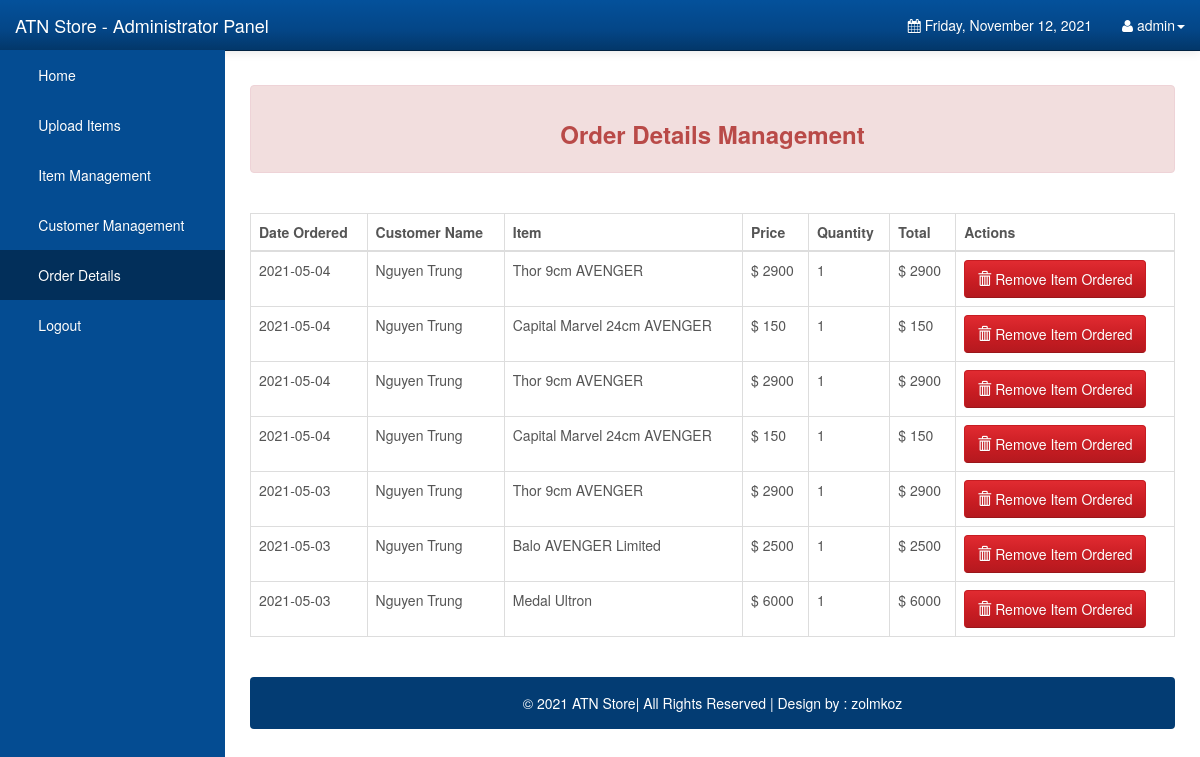
/Admin/orderdetails.php (signed in), run on an earlier commit of the app's database.
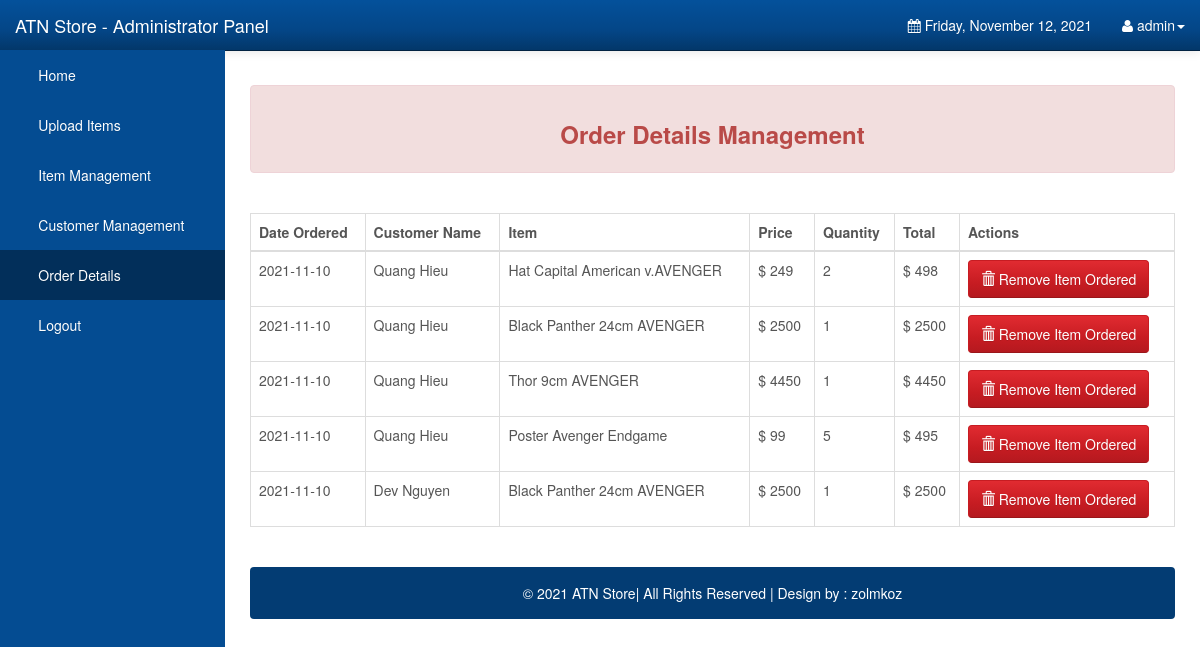
And on a later commit of the database.
### tables this page shows
CREATE TABLE IF NOT EXISTS `orderdetails` (
  `order_id` int(10) unsigned NOT NULL AUTO_INCREMENT,
  `user_id` int(11) NOT NULL DEFAULT '0',
  `order_name` varchar(1000) NOT NULL DEFAULT '',
  `order_price` double NOT NULL DEFAULT '0',
  `order_quantity` int(10) unsigned NOT NULL DEFAULT '0',
  `order_total` double NOT NULL DEFAULT '0',
  `order_status` varchar(45) NOT NULL DEFAULT '',
  `order_date` date NOT NULL DEFAULT '0000-00-00',
  PRIMARY KEY (`order_id`),
  KEY `FK_orderdetails_1` (`user_id`),
  CONSTRAINT `FK_orderdetails_1` FOREIGN KEY (`user_id`) REFERENCES `users` (`user_id`) ON DELETE CASCADE ON UPDATE CASCADE
);

CREATE TABLE IF NOT EXISTS `users` (
  `user_id` int(11) NOT NULL AUTO_INCREMENT,
  `user_email` varchar(1000) NOT NULL,
  `user_password` varchar(1000) NOT NULL,
  `user_firstname` varchar(1000) NOT NULL,
  `user_lastname` varchar(1000) NOT NULL,
  `user_address` varchar(1000) NOT NULL,
  PRIMARY KEY (`user_id`)
);

### Admin/orderdetails.php (the view, shortened to what the changed rows need)
<!DOCTYPE html>
<html lang="en">
<head>
    <link rel="stylesheet" type="text/css" href="bootstrap/css/bootstrap.min.css" />
    <link rel="stylesheet" type="text/css" href="font-awesome/css/font-awesome.min.css" />
    <link rel="stylesheet" type="text/css" href="css/local.css" />
</head>
<body>
    <div id="wrapper">
                        <a href="#" class="dropdown-toggle" data-toggle="dropdown"><i class="fa fa-user"></i> <?php extract($_SESSION);
                                                                                                                echo $admin_username; ?><b class="caret"></b></a>
        <div id="page-wrapper">
            <br />
            <div class="table-responsive">
                <table class="display table table-bordered" id="example" cellspacing="0" width="100%">
                    <thead>
                        <tr>
                            <th>Date Ordered</th>
                            <th>Customer Name</th>
                            <th>Item</th>
                            <th>Price</th>
                            <th>Quantity</th>
                            <th>Total</th>
                            <th>Actions</th>
                        </tr>
                    </thead>
                    <tbody>
                        <?php
                        include("config.php");
                        $stmt = $DB_con->prepare('select order_id, order_date,users.user_firstname, users.user_lastname, order_name, order_price, order_quantity, order_total from orderdetails, users where orderdetails.user_id=users.user_id and order_status="Ordered" order by order_date desc');
                        $stmt->execute();
                        if ($stmt->rowCount() > 0) {
                            while ($row = $stmt->fetch(PDO::FETCH_ASSOC)) {
                                extract($row);
                        ?>
                                <tr>
                                    <td><?php echo $order_date; ?></td>
                                    <td><?php echo $user_firstname; ?> <?php echo $user_lastname; ?></td>
                                    <td><?php echo $order_name; ?></td>
                                    <td>&#36; <?php echo $order_price; ?></td>
                                    <td><?php echo $order_quantity; ?></td>
                                    <td>&#36; <?php echo $order_total; ?></td>
                                    <td>
                                        <a class="btn btn-danger" href="?delete_id=<?php echo $row['order_id']; ?>" title="click for delete" onclick="return confirm('Are you sure to remove this item ordered?')">
                                            <span class='glyphicon glyphicon-trash'></span>
                                            Remove Item Ordered</a>
                                    </td>
                                </tr>
                            <?php
                            }
                            echo "</tbody>";
                            echo "</table>";
                            echo "</div>";
                            echo "<br />";
                            echo '<div class="alert alert-default" style="background-color:#033c73;">
                       <p style="color:white;text-align:center;">
                       &copy 2021 ATN Store| All Rights Reserved |  Design by : zolmkoz
						</p>
                    </div>
	</div>';
                            echo "</div>";
                        }
                        ?>
</body>
</html>

What changed in the data, as far as the page shows it:
no longer on this page (row edited): orderdetails: order_date "2021-05-04", user.user_firstname "Nguyen", user.user_lastname "Trung", order_name "Thor 9cm AVENGER", order_price "2900", order_quantity "1", order_total "2900"
no longer on this page (row edited): orderdetails: order_date "2021-05-04", user.user_firstname "Nguyen", user.user_lastname "Trung", order_name "Capital Marvel 24cm AVENGER", order_price "150", order_quantity "1", order_total "150"
no longer on this page (row edited): orderdetails: order_date "2021-05-04", user.user_firstname "Nguyen", user.user_lastname "Trung", order_name "Thor 9cm AVENGER", order_price "2900", order_quantity "1", order_total "2900"
no longer on this page (row edited): orderdetails: order_date "2021-05-04", user.user_firstname "Nguyen", user.user_lastname "Trung", order_name "Capital Marvel 24cm AVENGER", order_price "150", order_quantity "1", order_total "150"
no longer on this page (row edited): orderdetails: order_date "2021-05-03", user.user_firstname "Nguyen", user.user_lastname "Trung", order_name "Thor 9cm AVENGER", order_price "2900", order_quantity "1", order_total "2900"
no longer on this page (row edited): orderdetails: order_date "2021-05-03", user.user_firstname "Nguyen", user.user_lastname "Trung", order_name "Balo AVENGER Limited", order_price "2500", order_quantity "1", order_total "2500"
no longer on this page (row edited): orderdetails: order_date "2021-05-03", user.user_firstname "Nguyen", user.user_lastname "Trung", order_name "Medal Ultron", order_price "6000", order_quantity "1", order_total "6000"
added orderdetails: order_date "2021-11-10", user.user_firstname "Quang", user.user_lastname "Hieu", order_name "Hat Capital American v.AVENGER", order_price "249", order_quantity "2", order_total "498"
added orderdetails: order_date "2021-11-10", user.user_firstname "Quang", user.user_lastname "Hieu", order_name "Black Panther 24cm AVENGER", order_price "2500", order_quantity "1", order_total "2500"
added orderdetails: order_date "2021-11-10", user.user_firstname "Quang", user.user_lastname "Hieu", order_name "Thor 9cm AVENGER", order_price "4450", order_quantity "1", order_total "4450"
added orderdetails: order_date "2021-11-10", user.user_firstname "Quang", user.user_lastname "Hieu", order_name "Poster Avenger Endgame", order_price "99", order_quantity "5", order_total "495"
added orderdetails: order_date "2021-11-10", user.user_firstname "Dev", user.user_lastname "Nguyen", order_name "Black Panther 24cm AVENGER", order_price "2500", order_quantity "1", order_total "2500"
